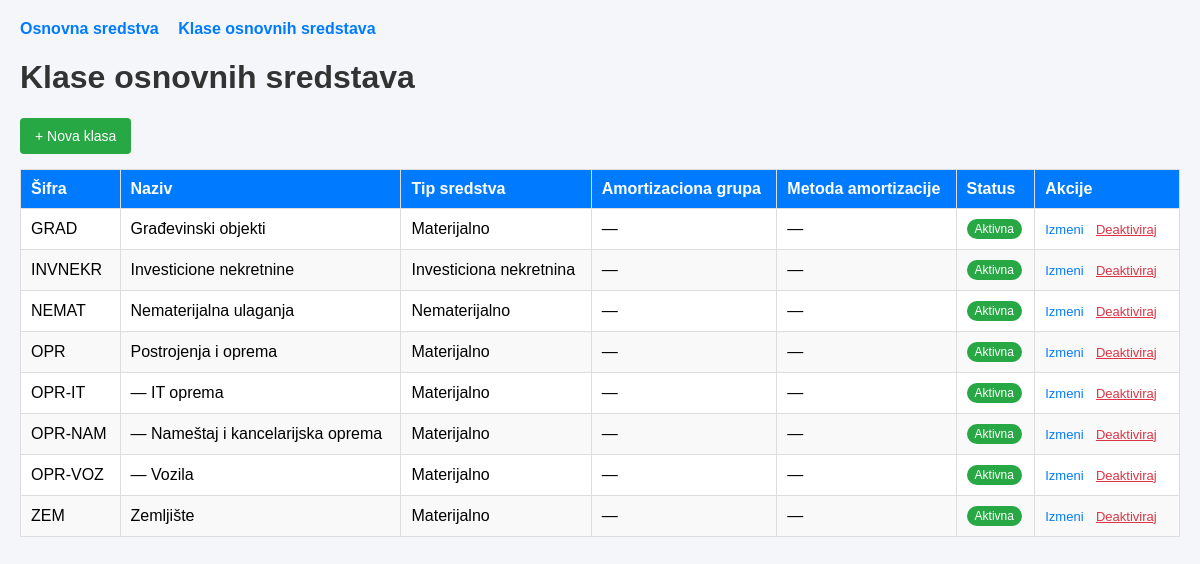
The app's page /klase_index.php with its own data.
### tables this page shows
CREATE TABLE `klase_osnovnih_sredstava` (
  `id` INT UNSIGNED NOT NULL AUTO_INCREMENT,
  `sifra` VARCHAR(20) NOT NULL COMMENT 'Kratka šifra klase, npr. GRAD, OPR-IT, OPR-VOZ',
  `naziv` VARCHAR(150) NOT NULL,
  `opis` TEXT NULL,
  `nadredjena_klasa_id` INT UNSIGNED NULL COMMENT 'Roditeljska klasa - hijerarhija klasa/podklasa (grupa)',
  `tip_sredstva` ENUM('MATERIJALNO','NEMATERIJALNO','INVESTICIONA_NEKRETNINA')
      NOT NULL DEFAULT 'MATERIJALNO' COMMENT 'Osnovna knjigovodstvena podela sredstava',
  `amortizaciona_grupa_id` INT UNSIGNED NULL COMMENT 'Podrazumevana amortizaciona grupa za sredstva ove klase',
  `metoda_amortizacije_id` INT UNSIGNED NULL COMMENT 'Podrazumevana metoda amortizacije za sredstva ove klase',
  `konto_nabavne_vrednosti` VARCHAR(20) NULL COMMENT 'Konto GK - nabavna (bruto) vrednost',
  `konto_ispravke_vrednosti` VARCHAR(20) NULL COMMENT 'Konto GK - ispravka vrednosti (akumulirana amortizacija)',
  `konto_troska_amortizacije` VARCHAR(20) NULL COMMENT 'Konto GK - trošak amortizacije',
  `aktivna` TINYINT(1) NOT NULL DEFAULT 1,
  `datum_kreiranja` TIMESTAMP NOT NULL DEFAULT CURRENT_TIMESTAMP,
  `datum_izmene` TIMESTAMP NOT NULL DEFAULT CURRENT_TIMESTAMP ON UPDATE CURRENT_TIMESTAMP,
  PRIMARY KEY (`id`),
  UNIQUE KEY `uq_klase_sifra` (`sifra`),
  KEY `idx_klase_nadredjena` (`nadredjena_klasa_id`),
  KEY `idx_klase_amort_grupa` (`amortizaciona_grupa_id`),
  KEY `idx_klase_metoda_amort` (`metoda_amortizacije_id`),
  CONSTRAINT `fk_klase_nadredjena` FOREIGN KEY (`nadredjena_klasa_id`)
      REFERENCES `klase_osnovnih_sredstava` (`id`) ON DELETE RESTRICT ON UPDATE CASCADE,
  CONSTRAINT `fk_klase_amort_grupa` FOREIGN KEY (`amortizaciona_grupa_id`)
      REFERENCES `amortizacione_grupe` (`id`) ON DELETE RESTRICT ON UPDATE CASCADE,
  CONSTRAINT `fk_klase_metoda_amort` FOREIGN KEY (`metoda_amortizacije_id`)
      REFERENCES `metode_amortizacije` (`id`) ON DELETE RESTRICT ON UPDATE CASCADE
);

### src/helpers.php (called while the page is built, shortened)
<?php
function ucitajKlaseHijerarhijski(PDO $pdo): array
{
    $stmt = $pdo->query(
        "SELECT
            k.id, k.sifra, k.naziv, k.opis, k.nadredjena_klasa_id, k.tip_sredstva,
            k.amortizaciona_grupa_id, k.metoda_amortizacije_id,
            k.konto_nabavne_vrednosti, k.konto_ispravke_vrednosti, k.konto_troska_amortizacije,
            k.aktivna,
            ag.naziv AS naziv_amort_grupe,
            ma.naziv AS naziv_metode_amort
        FROM klase_osnovnih_sredstava k
        LEFT JOIN amortizacione_grupe ag ON ag.id = k.amortizaciona_grupa_id
        LEFT JOIN metode_amortizacije ma ON ma.id = k.metoda_amortizacije_id
        ORDER BY k.naziv"
    );
    $sve = $stmt->fetchAll();
    $poRoditelju = [];
    foreach ($sve as $red) {
        $roditeljId = $red['nadredjena_klasa_id'] !== null ? (int)$red['nadredjena_klasa_id'] : 0;
        $poRoditelju[$roditeljId][] = $red;
    }
    $rezultat = [];
    $dodajDecu = function (int $roditeljId, int $nivo) use (&$dodajDecu, &$poRoditelju, &$rezultat, &$posecene) {
        if (empty($poRoditelju[$roditeljId])) {
            return;
        }
        foreach ($poRoditelju[$roditeljId] as $red) {
            $id = (int)$red['id'];
            $red['nivo'] = $nivo;
            $rezultat[] = $red;
        }
    };
    return $rezultat;
}
function nazivTipaSredstva(string $tip): string
{
    $mapa = [
        'MATERIJALNO' => 'Materijalno',
        'NEMATERIJALNO' => 'Nematerijalno',
        'INVESTICIONA_NEKRETNINA' => 'Investiciona nekretnina',
    ];
    return $mapa[$tip] ?? $tip;
}

### src/klase_index.php (the view, shortened to what this page needs)
<?php
require_once 'db.php';
require_once 'helpers.php';
$klase = ucitajKlaseHijerarhijski($pdo);
?>
<!DOCTYPE html>
<html lang="sr">
<head>
</head>
<body>
    <div class="nav-bar">
        <a href="index.php">Osnovna sredstva</a>
        <a href="klase_index.php">Klase osnovnih sredstava</a>
    </div>
    <h1>Klase osnovnih sredstava</h1>
    <a href="klase_form.php" class="btn">+ Nova klasa</a>
    <table>
        <thead>
            <tr>
                <th>Šifra</th>
                <th>Naziv</th>
                <th>Tip sredstva</th>
                <th>Amortizaciona grupa</th>
                <th>Metoda amortizacije</th>
                <th>Status</th>
                <th>Akcije</th>
            </tr>
        </thead>
        <tbody>
            <?php if (empty($klase)): ?>
                <tr><td colspan="7" style="text-align:center;">Nema unetih klasa osnovnih sredstava.</td></tr>
            <?php else: ?>
                <?php foreach ($klase as $k): ?>
                    <tr class="<?= $k['aktivna'] ? '' : 'neaktivna-vrsta' ?>">
                        <td><?= htmlspecialchars($k['sifra']) ?></td>
                        <td><?= str_repeat('— ', $k['nivo']) . htmlspecialchars($k['naziv']) ?></td>
                        <td><?= htmlspecialchars(nazivTipaSredstva($k['tip_sredstva'])) ?></td>
                        <td><?= htmlspecialchars($k['naziv_amort_grupe'] ?? '—') ?></td>
                        <td><?= htmlspecialchars($k['naziv_metode_amort'] ?? '—') ?></td>
                        <td>
                            <?php if ($k['aktivna']): ?>
                                <span class="oznaka oznaka-aktivna">Aktivna</span>
                            <?php else: ?>
                                <span class="oznaka oznaka-neaktivna">Neaktivna</span>
                            <?php endif; ?>
                        </td>
                        <td class="akcije">
                            <a href="klase_form.php?id=<?= $k['id'] ?>">Izmeni</a>
                            <form method="POST" class="forma-status" style="display:inline;"
                                  data-naziv="<?= htmlspecialchars($k['naziv'], ENT_QUOTES) ?>"
                                  data-aktivna="<?= $k['aktivna'] ? '1' : '0' ?>">
                                <button type="submit"><?= $k['aktivna'] ? 'Deaktiviraj' : 'Aktiviraj' ?></button>
                            </form>
                        </td>
                    </tr>
                <?php endforeach; ?>
            <?php endif; ?>
        </tbody>
    </table>
</body>
</html>

### src/klase_index.php (style rules this page uses)
body { font-family: Arial, sans-serif; margin: 20px; background: #f4f6f9; }
h1 { color: #333; }
.nav-bar { margin-bottom: 20px; }
.nav-bar a { margin-right: 15px; color: #007bff; text-decoration: none; font-weight: bold; }
.btn { display: inline-block; padding: 10px 15px; background: #28a745; color: #fff; text-decoration: none; border-radius: 4px; margin-bottom: 15px; border: none; cursor: pointer; font-size: 14px; }
table { width: 100%; border-collapse: collapse; background: #fff; }
th, td { padding: 10px; border: 1px solid #ddd; text-align: left; vertical-align: middle; }
th { background: #007bff; color: white; }
tr:nth-child(even) { background: #f9f9f9; }
.oznaka { display: inline-block; padding: 3px 8px; border-radius: 10px; font-size: 12px; color: #fff; }
.oznaka-aktivna { background: #28a745; }
.akcije a, .akcije button { margin-right: 8px; font-size: 13px; }
.akcije button { background: none; border: none; color: #dc3545; cursor: pointer; padding: 0; text-decoration: underline; font-family: inherit; }
.akcije a { color: #007bff; text-decoration: none; }

### records on screen
klase_osnovnih_sredstava: sifra "GRAD", naziv "Građevinski objekti", tip_sredstva "Materijalno", naziv_amort_grupe "—", naziv_metode_amort "—", aktivna "Aktivna"
klase_osnovnih_sredstava: sifra "INVNEKR", naziv "Investicione nekretnine", tip_sredstva "Investiciona nekretnina", naziv_amort_grupe "—", naziv_metode_amort "—", aktivna "Aktivna"
klase_osnovnih_sredstava: sifra "NEMAT", naziv "Nematerijalna ulaganja", tip_sredstva "Nematerijalno", naziv_amort_grupe "—", naziv_metode_amort "—", aktivna "Aktivna"
klase_osnovnih_sredstava: sifra "OPR", naziv "Postrojenja i oprema", tip_sredstva "Materijalno", naziv_amort_grupe "—", naziv_metode_amort "—", aktivna "Aktivna"
klase_osnovnih_sredstava: sifra "OPR-IT", aktivna "—", naziv "IT oprema", tip_sredstva "Materijalno", naziv_amort_grupe "—", naziv_metode_amort "—", shows "Aktivna", shows "Deaktiviraj"
klase_osnovnih_sredstava: sifra "OPR-NAM", aktivna "—", naziv "Nameštaj i kancelarijska oprema", tip_sredstva "Materijalno", naziv_amort_grupe "—", naziv_metode_amort "—", shows "Aktivna", shows "Deaktiviraj"
klase_osnovnih_sredstava: sifra "OPR-VOZ", aktivna "—", naziv "Vozila", tip_sredstva "Materijalno", naziv_amort_grupe "—", naziv_metode_amort "—", shows "Aktivna", shows "Deaktiviraj"
klase_osnovnih_sredstava: sifra "ZEM", naziv "Zemljište", tip_sredstva "Materijalno", naziv_amort_grupe "—", naziv_metode_amort "—", aktivna "Aktivna"
